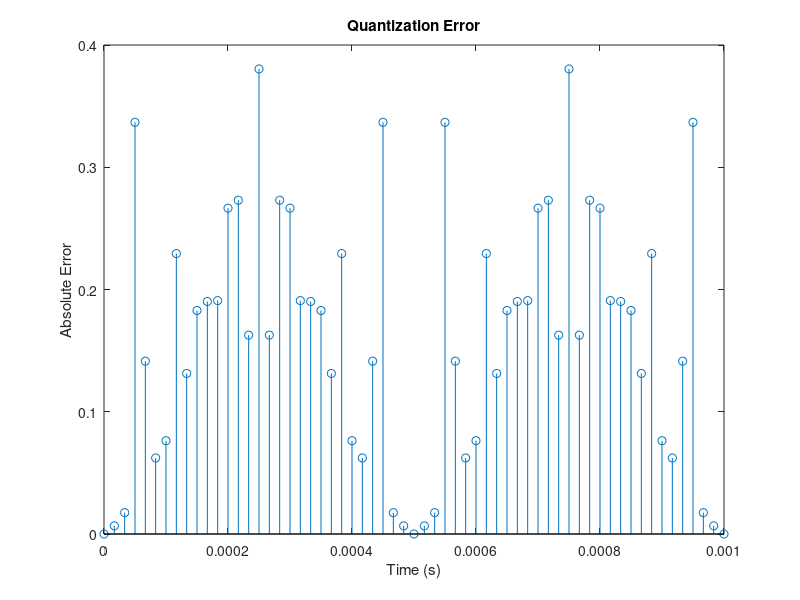

The MATLAB script that drew this image:
%{
ID: 22-47019-1 (AB-CDEFG-H);
A1 = GD = 97;
F = CDE = 470;


%}
A1 = 97; % Amplitude of the analog signal,  
Sampling_Frequency = 60e3; % Sampling frequency
CDE = 470; %Frequency of the analog signal
Num_Quantization_Levels = 8; % Number of quantization levels
Duration = 3; % Duration of the signal in seconds
Resolution = (2 * A1) / (2^Num_Quantization_Levels); % Step size 
t=0:1/Sampling_Frequency:0.001;%

% Defining the analog signal
x1 = A1 * cos(2 * pi * (CDE * 100) * t); 


L=(2^Num_Quantization_Levels)-1;

delta=(max(x1)-min(x1))/L;

% Quantization
Quantized_Signal = min(x1)+(round((x1-min(x1))/delta)).*delta; %xq

% Calculating quantization error
err = abs(x1 - Quantized_Signal);

stem(t, err)
title('Quantization Error')
xlabel('Time (s)')
ylabel('Absolute Error')
